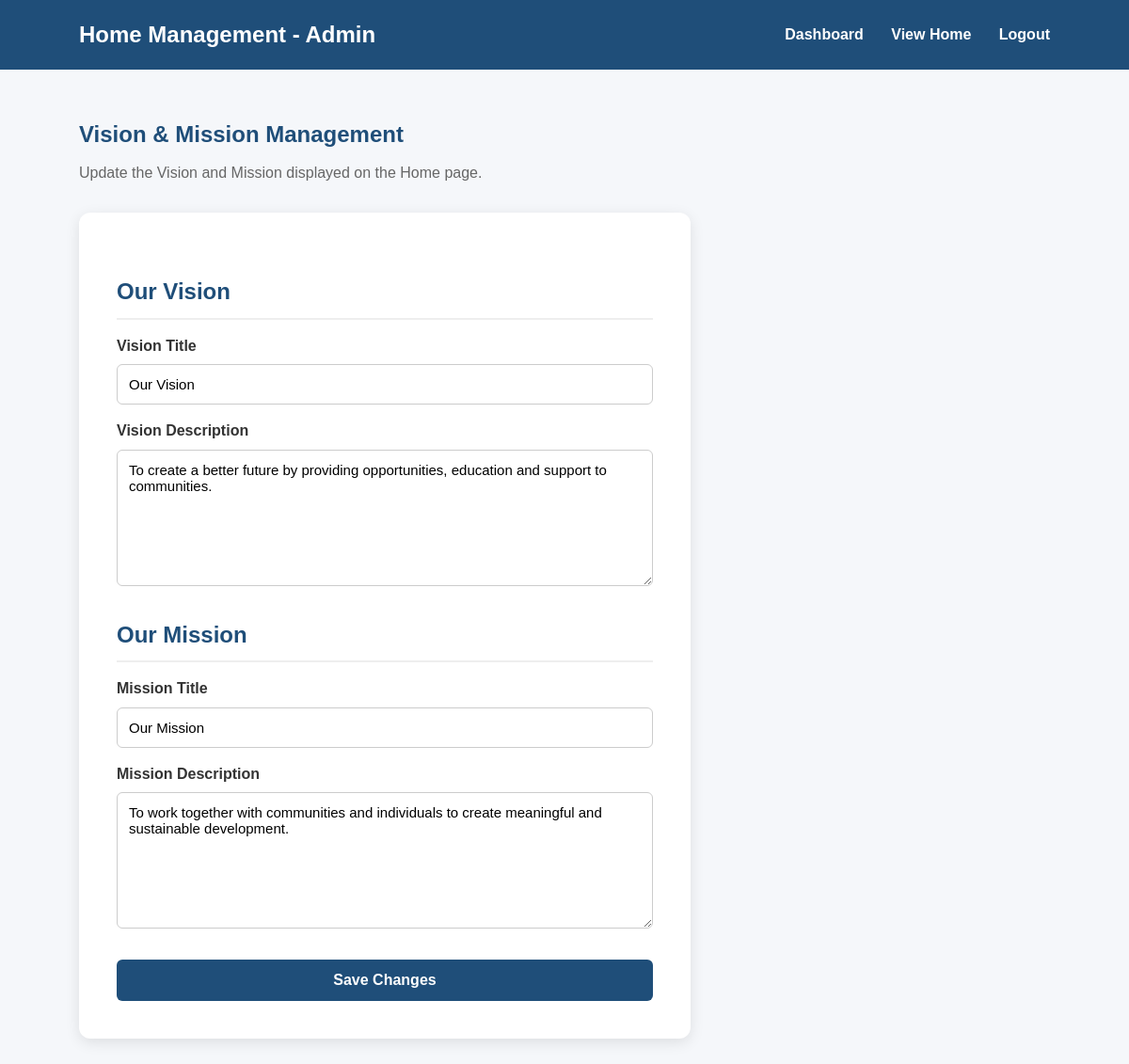
Screenshot of /admin/vision-mission (signed in) with the database file from the repository.
### tables this page shows
CREATE TABLE vision_mission (
            id INTEGER PRIMARY KEY AUTOINCREMENT,
            vision_title TEXT NOT NULL,
            vision_description TEXT NOT NULL,
            mission_title TEXT NOT NULL,
            mission_description TEXT NOT NULL
        );

### app.py (the view, shortened to what this page needs)
@app.route(
    "/admin/vision-mission",
    methods=["GET", "POST"]
)
def manage_vision_mission():
    if not session.get("admin_logged_in"):
        return redirect(
            url_for("admin_login")
        )
    connection = get_db_connection()
    data = connection.execute(
        """
        SELECT *
        FROM vision_mission
        LIMIT 1
        """
    ).fetchone()
    connection.close()
    return render_template(
        "vision_mission.html",
        data=data
    )

### database.py (called while the page is built)
def get_db_connection():
    connection = sqlite3.connect(DATABASE)
    connection.row_factory = sqlite3.Row
    return connection

### templates/vision_mission.html (shortened to what this page needs)
<!DOCTYPE html>
<html lang="en">
<head>
    <link rel="stylesheet"
          href="{{ url_for('static', filename='css/style.css') }}">
</head>
<body>
<header>
    <div class="logo">
        Home Management - Admin
    </div>
    <nav>
        <a href="{{ url_for('admin_dashboard') }}">
            Dashboard
        </a>
        <a href="{{ url_for('home') }}">
            View Home
        </a>
        <a href="{{ url_for('admin_logout') }}">
            Logout
        </a>
    </nav>
</header>
<section class="management-section">
    <div class="management-header">
        <div>
            <h1>
                Vision & Mission Management
            </h1>
            <p>
                Update the Vision and Mission displayed
                on the Home page.
            </p>
        </div>
    </div>
    <div class="form-box">
        <form method="POST">
            <h2 class="form-heading">
                Our Vision
            </h2>
            <label for="vision_title">
                Vision Title
            </label>
            <input
                type="text"
                id="vision_title"
                name="vision_title"
                value="{{ data['vision_title'] }}"
                required
            >
            <label for="vision_description">
                Vision Description
            </label>
            <textarea
                id="vision_description"
                name="vision_description"
                rows="7"
                required
            >{{ data['vision_description'] }}</textarea>
            <h2 class="form-heading">
                Our Mission
            </h2>
            <label for="mission_title">
                Mission Title
            </label>
            <input
                type="text"
                id="mission_title"
                name="mission_title"
                value="{{ data['mission_title'] }}"
                required
            >
            <label for="mission_description">
                Mission Description
            </label>
            <textarea
                id="mission_description"
                name="mission_description"
                rows="7"
                required
            >{{ data['mission_description'] }}</textarea>
            <button type="submit">
                Save Changes
            </button>
        </form>
    </div>
</section>
</body>
</html>

### static/css/style.css (style rules this page uses)
* { margin: 0; padding: 0; box-sizing: border-box; }
body { font-family: Arial, sans-serif; line-height: 1.6; color: #333; background-color: #f8f9fa; }
header { background: #1f4e79; color: white; padding: 18px 7%; display: flex; justify-content: space-between; align-items: center; }
.logo { font-size: 24px; font-weight: bold; }
nav a { color: white; text-decoration: none; margin-left: 25px; font-weight: bold; }
.management-section { padding: 50px 7%; min-height: calc(100vh - 70px); background: #f5f7fa; }
.management-header { display: flex; justify-content: space-between; align-items: center; margin-bottom: 30px; }
.management-header h1 { color: #1f4e79; margin-bottom: 8px; }
.management-header p { color: #666; }
.form-box { background: white; width: 650px; max-width: 100%; padding: 40px; border-radius: 12px; box-shadow: 0 4px 15px rgba(0, 0, 0, 0.1); height: fit-content; }
.form-box label { display: block; margin-top: 15px; margin-bottom: 7px; font-weight: bold; }
.form-box input, .form-box textarea, .form-box select { width: 100%; padding: 12px; border: 1px solid #ccc; border-radius: 6px; font-size: 15px; font-family: Arial, sans-serif; }
.form-box textarea { resize: vertical; }
.form-box button { width: 100%; margin-top: 25px; padding: 13px; background: #1f4e79; color: white; border: none; border-radius: 6px; font-size: 16px; font-weight: bold; cursor: pointer; }
.form-heading { color: #1f4e79; margin-top: 25px; margin-bottom: 15px; border-bottom: 2px solid #eee; padding-bottom: 8px; }

### rows the page displays
vision_mission: vision_title "Our Vision", vision_description "To create a better future by providing opportunities, education and support to communities.", mission_title "Our Mission", mission_description "To work together with communities and individuals to create meaningful and sustainable development."
